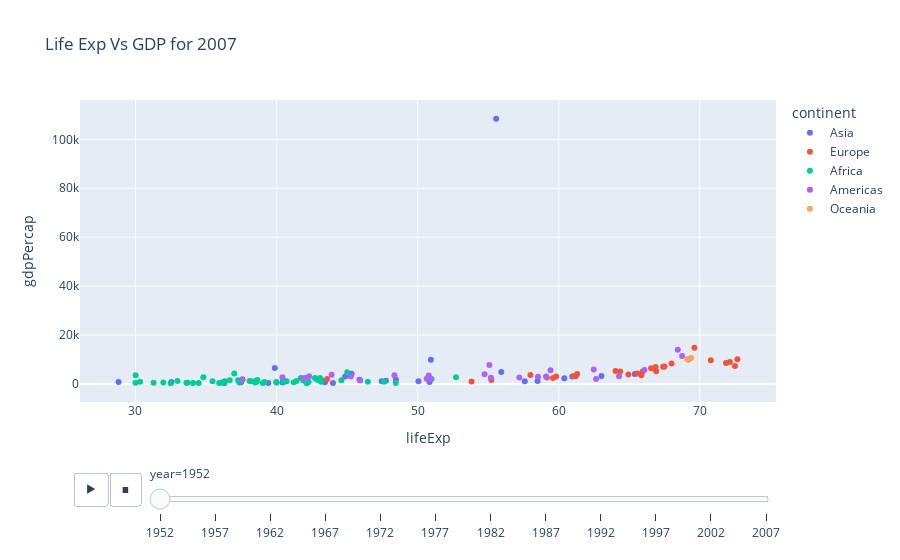

Notebook code for this chart:
### Code cell
import plotly.express as px

fig = px.scatter(
    gap,
    x="lifeExp",         # yahan list [] nahi dena, sirf column ka naam string
    y="gdpPercap",
    color="continent",   # tumne galti se 'continet' likha tha
    hover_name="country",
    title="Life Exp Vs GDP for 2007",
    animation_frame='year',
    animation_group ='country'
    
)
fig.show()

### Figure 1 — Plotly figure (JSON) as saved in the notebook; plotly's stock layout.template omitted (floating-point values rounded to 4 significant figures)
{"data": [{"hovertemplate": "<b>%{hovertext}</b><br><br>continent=Asia<br>year=1952<br>lifeExp=%{x}<br>gdpPercap=%{y}<extra></extra>", "hovertext": ["Afghanistan", "Bahrain", "Bangladesh", "Cambodia", "China", "Hong Kong, China", "India", "Indonesia", "Iran", "Iraq", "Israel", "Japan", "Jordan", "Korea, Dem. Rep.", "Korea, Rep.", "Kuwait", "Lebanon", "Malaysia", "Mongolia", "Myanmar", "Nepal", "Oman", "Pakistan", "Philippines", "Saudi Arabia", "Singapore", "Sri Lanka", "Syria", "Taiwan", "Thailand", "Vietnam", "West Bank and Gaza", "Yemen, Rep."], "ids": ["Afghanistan", "Bahrain", "Bangladesh", "Cambodia", "China", "Hong Kong, China", "India", "Indonesia", "Iran", "Iraq", "Israel", "Japan", "Jordan", "Korea, Dem. Rep.", "Korea, Rep.", "Kuwait", "Lebanon", "Malaysia", "Mongolia", "Myanmar", "Nepal", "Oman", "Pakistan", "Philippines", "Saudi Arabia", "Singapore", "Sri Lanka", "Syria", "Taiwan", "Thailand", "Vietnam", "West Bank and Gaza", "Yemen, Rep."], "legendgroup": "Asia", "marker": {"color": "#636efa", "symbol": "circle"}, "mode": "markers", "name": "Asia", "orientation": "v", "showlegend": true, "type": "scatter", "x": [28.8, 50.94, 37.48, 39.42, 44, 60.96, 37.37, 37.47, 44.87, 45.32, 65.39, 63.03, 43.16, 50.06, 47.45, 55.56, 55.93, 48.46, 42.24, 36.32, 36.16, 37.58, 43.44, 47.75, 39.88, 60.4, 57.59, 45.88, 58.5, 50.85, 40.41, 43.16, 32.55], "xaxis": "x", "y": [779.4, 9867.0, 684.2, 368.5, 400.4, 3054.0, 546.6, 749.7, 3035.0, 4130.0, 4087.0, 3217.0, 1547.0, 1088.0, 1031.0, 108400.0, 4835.0, 1831.0, 786.6, 331, 545.9, 1828.0, 684.6, 1273.0, 6460.0, 2315.0, 1084.0, 1643.0, 1207.0, 757.8, 605.1, 1516.0, 781.7], "yaxis": "y"}, {"hovertemplate": "<b>%{hovertext}</b><br><br>continent=Europe<br>year=1952<br>lifeExp=%{x}<br>gdpPercap=%{y}<extra></extra>", "hovertext": ["Albania", "Austria", "Belgium", "Bosnia and Herzegovina", "Bulgaria", "Croatia", "Czech Republic", "Denmark", "Finland", "France", "Germany", "Greece", "Hungary", "Iceland", "Ireland", "Italy", "Montenegro", "Netherlands", "Norway", "Poland", "Portugal", "Romania", "Serbia", "Slovak Republic", "Slovenia", "Spain", "Sweden", "Switzerland", "Turkey", "United Kingdom"], "ids": ["Albania", "Austria", "Belgium", "Bosnia and Herzegovina", "Bulgaria", "Croatia", "Czech Republic", "Denmark", "Finland", "France", "Germany", "Greece", "Hungary", "Iceland", "Ireland", "Italy", "Montenegro", "Netherlands", "Norway", "Poland", "Portugal", "Romania", "Serbia", "Slovak Republic", "Slovenia", "Spain", "Sweden", "Switzerland", "Turkey", "United Kingdom"], "legendgroup": "Europe", "marker": {"color": "#EF553B", "symbol": "circle"}, "mode": "markers", "name": "Europe", "orientation": "v", "showlegend": true, "type": "scatter", "x": [55.23, 66.8, 68, 53.82, 59.6, 61.21, 66.87, 70.78, 66.55, 67.41, 67.5, 65.86, 64.03, 72.49, 66.91, 65.94, 59.16, 72.13, 72.67, 61.31, 59.82, 61.05, 58.0, 64.36, 65.57, 64.94, 71.86, 69.62, 43.59, 69.18], "xaxis": "x", "y": [1601.0, 6137.0, 8343.0, 973.5, 2444.0, 3119.0, 6876.0, 9692.0, 6425.0, 7030.0, 7144.0, 3531.0, 5264.0, 7268.0, 5210.0, 4931.0, 2648.0, 8942.0, 10100.0, 4029.0, 3068.0, 3145.0, 3581.0, 5075.0, 4215.0, 3834.0, 8528.0, 14730.0, 1969.0, 9980.0], "yaxis": "y"}, {"hovertemplate": "<b>%{hovertext}</b><br><br>continent=Africa<br>year=1952<br>lifeExp=%{x}<br>gdpPercap=%{y}<extra></extra>", "hovertext": ["Algeria", "Angola", "Benin", "Botswana", "Burkina Faso", "Burundi", "Cameroon", "Central African Republic", "Chad", "Comoros", "Congo, Dem. Rep.", "Congo, Rep.", "Cote d'Ivoire", "Djibouti", "Egypt", "Equatorial Guinea", "Eritrea", "Ethiopia", "Gabon", "Gambia", "Ghana", "Guinea", "Guinea-Bissau", "Kenya", "Lesotho", "Liberia", "Libya", "Madagascar", "Malawi", "Mali", "Mauritania", "Mauritius", "Morocco", "Mozambique", "Namibia", "Niger", "Nigeria", "Reunion", "Rwanda", "Sao Tome and Principe", "Senegal", "Sierra Leone", "Somalia", "South Africa", "Sudan", "Swaziland", "Tanzania", "Togo", "Tunisia", "Uganda", "Zambia", "Zimbabwe"], "ids": ["Algeria", "Angola", "Benin", "Botswana", "Burkina Faso", "Burundi", "Cameroon", "Central African Republic", "Chad", "Comoros", "Congo, Dem. Rep.", "Congo, Rep.", "Cote d'Ivoire", "Djibouti", "Egypt", "Equatorial Guinea", "Eritrea", "Ethiopia", "Gabon", "Gambia", "Ghana", "Guinea", "Guinea-Bissau", "Kenya", "Lesotho", "Liberia", "Libya", "Madagascar", "Malawi", "Mali", "Mauritania", "Mauritius", "Morocco", "Mozambique", "Namibia", "Niger", "Nigeria", "Reunion", "Rwanda", "Sao Tome and Principe", "Senegal", "Sierra Leone", "Somalia", "South Africa", "Sudan", "Swaziland", "Tanzania", "Togo", "Tunisia", "Uganda", "Zambia", "Zimbabwe"], "legendgroup": "Africa", "marker": {"color": "#00cc96", "symbol": "circle"}, "mode": "markers", "name": "Africa", "orientation": "v", "showlegend": true, "type": "scatter", "x": [43.08, 30.02, 38.22, 47.62, 31.98, 39.03, 38.52, 35.46, 38.09, 40.72, 39.14, 42.11, 40.48, 34.81, 41.89, 34.48, 35.93, 34.08, 37.0, 30, 43.15, 33.61, 32.5, 42.27, 42.14, 38.48, 42.72, 36.68, 36.26, 33.69, 40.54, 50.99, 42.87, 31.29, 41.73, 37.44, 36.32, 52.72, 40, 46.47, 37.28, 30.33, 32.98, 45.01, 38.63, 41.41, 41.22, 38.6, 44.6, 39.98, 42.04, 48.45], "xaxis": "x", "y": [2449.0, 3521.0, 1063.0, 851.2, 543.3, 339.3, 1173.0, 1071.0, 1179.0, 1103.0, 780.5, 2126.0, 1389.0, 2670.0, 1419.0, 375.6, 328.9, 362.1, 4293.0, 485.2, 911.3, 510.2, 299.9, 853.5, 298.8, 575.6, 2388.0, 1443.0, 369.2, 452.3, 743.1, 1968.0, 1688.0, 468.5, 2424.0, 761.9, 1077.0, 2719.0, 493.3, 879.6, 1450.0, 879.8, 1136.0, 4725.0, 1616.0, 1148.0, 716.7, 859.8, 1468.0, 734.8, 1147.0, 406.9], "yaxis": "y"}, {"hovertemplate": "<b>%{hovertext}</b><br><br>continent=Americas<br>year=1952<br>lifeExp=%{x}<br>gdpPercap=%{y}<extra></extra>", "hovertext": ["Argentina", "Bolivia", "Brazil", "Canada", "Chile", "Colombia", "Costa Rica", "Cuba", "Dominican Republic", "Ecuador", "El Salvador", "Guatemala", "Haiti", "Honduras", "Jamaica", "Mexico", "Nicaragua", "Panama", "Paraguay", "Peru", "Puerto Rico", "Trinidad and Tobago", "United States", "Uruguay", "Venezuela"], "ids": ["Argentina", "Bolivia", "Brazil", "Canada", "Chile", "Colombia", "Costa Rica", "Cuba", "Dominican Republic", "Ecuador", "El Salvador", "Guatemala", "Haiti", "Honduras", "Jamaica", "Mexico", "Nicaragua", "Panama", "Paraguay", "Peru", "Puerto Rico", "Trinidad and Tobago", "United States", "Uruguay", "Venezuela"], "legendgroup": "Americas", "marker": {"color": "#ab63fa", "symbol": "circle"}, "mode": "markers", "name": "Americas", "orientation": "v", "showlegend": true, "type": "scatter", "x": [62.48, 40.41, 50.92, 68.75, 54.74, 50.64, 57.21, 59.42, 45.93, 48.36, 45.26, 42.02, 37.58, 41.91, 58.53, 50.79, 42.31, 55.19, 62.65, 43.9, 64.28, 59.1, 68.44, 66.07, 55.09], "xaxis": "x", "y": [5911.0, 2677.0, 2109.0, 11370.0, 3940.0, 2144.0, 2627.0, 5587.0, 1398.0, 3522.0, 3048.0, 2428.0, 1840.0, 2195.0, 2899.0, 3478.0, 3112.0, 2480.0, 1952.0, 3759.0, 3082.0, 3023.0, 13990.0, 5717.0, 7690.0], "yaxis": "y"}, {"hovertemplate": "<b>%{hovertext}</b><br><br>continent=Oceania<br>year=1952<br>lifeExp=%{x}<br>gdpPercap=%{y}<extra></extra>", "hovertext": ["Australia", "New Zealand"], "ids": ["Australia", "New Zealand"], "legendgroup": "Oceania", "marker": {"color": "#FFA15A", "symbol": "circle"}, "mode": "markers", "name": "Oceania", "orientation": "v", "showlegend": true, "type": "scatter", "x": [69.12, 69.39], "xaxis": "x", "y": [10040.0, 10560.0], "yaxis": "y"}], "layout": {"legend": {"title": {"text": "continent"}, "tracegroupgap": 0}, "sliders": [{"active": 0, "currentvalue": {"prefix": "year="}, "len": 0.9, "pad": {"b": 10, "t": 60}, "steps": [{"args": [["1952"], {"frame": {"duration": 0, "redraw": false}, "fromcurrent": true, "mode": "immediate", "transition": {"duration": 0, "easing": "linear"}}], "label": "1952", "method": "animate"}, {"args": [["1957"], {"frame": {"duration": 0, "redraw": false}, "fromcurrent": true, "mode": "immediate", "transition": {"duration": 0, "easing": "linear"}}], "label": "1957", "method": "animate"}, {"args": [["1962"], {"frame": {"duration": 0, "redraw": false}, "fromcurrent": true, "mode": "immediate", "transition": {"duration": 0, "easing": "linear"}}], "label": "1962", "method": "animate"}, {"args": [["1967"], {"frame": {"duration": 0, "redraw": false}, "fromcurrent": true, "mode": "immediate", "transition": {"duration": 0, "easing": "linear"}}], "label": "1967", "method": "animate"}, {"args": [["1972"], {"frame": {"duration": 0, "redraw": false}, "fromcurrent": true, "mode": "immediate", "transition": {"duration": 0, "easing": "linear"}}], "label": "1972", "method": "animate"}, {"args": [["1977"], {"frame": {"duration": 0, "redraw": false}, "fromcurrent": true, "mode": "immediate", "transition": {"duration": 0, "easing": "linear"}}], "label": "1977", "method": "animate"}, {"args": [["1982"], {"frame": {"duration": 0, "redraw": false}, "fromcurrent": true, "mode": "immediate", "transition": {"duration": 0, "easing": "linear"}}], "label": "1982", "method": "animate"}, {"args": [["1987"], {"frame": {"duration": 0, "redraw": false}, "fromcurrent": true, "mode": "immediate", "transition": {"duration": 0, "easing": "linear"}}], "label": "1987", "method": "animate"}, {"args": [["1992"], {"frame": {"duration": 0, "redraw": false}, "fromcurrent": true, "mode": "immediate", "transition": {"duration": 0, "easing": "linear"}}], "label": "1992", "method": "animate"}, {"args": [["1997"], {"frame": {"duration": 0, "redraw": false}, "fromcurrent": true, "mode": "immediate", "transition": {"duration": 0, "easing": "linear"}}], "label": "1997", "method": "animate"}, {"args": [["2002"], {"frame": {"duration": 0, "redraw": false}, "fromcurrent": true, "mode": "immediate", "transition": {"duration": 0, "easing": "linear"}}], "label": "2002", "method": "animate"}, {"args": [["2007"], {"frame": {"duration": 0, "redraw": false}, "fromcurrent": true, "mode": "immediate", "transition": {"duration": 0, "easing": "linear"}}], "label": "2007", "method": "animate"}], "x": 0.1, "xanchor": "left", "y": 0, "yanchor": "top"}], "title": {"text": "Life Exp Vs GDP for 2007"}, "updatemenus": [{"buttons": [{"args": [null, {"frame": {"duration": 500, "redraw": false}, "fromcurrent": true, "mode": "immediate", "transition": {"duration": 500, "easing": "linear"}}], "label": "&#9654;", "method": "animate"}, {"args": [[null], {"frame": {"duration": 0, "redraw": false}, "fromcurrent": true, "mode": "immediate", "transition": {"duration": 0, "easing": "linear"}}], "label": "&#9724;", "method": "animate"}], "direction": "left", "pad": {"r": 10, "t": 70}, "showactive": false, "type": "buttons", "x": 0.1, "xanchor": "right", "y": 0, "yanchor": "top"}], "xaxis": {"anchor": "y", "domain": [0, 1], "title": {"text": "lifeExp"}}, "yaxis": {"anchor": "x", "domain": [0, 1], "title": {"text": "gdpPercap"}}}}
